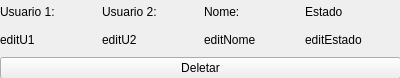
<?xml version="1.0" encoding="UTF-8"?>
<ui version="4.0">
 <class>Transacao</class>
 <widget class="QWidget" name="Transacao">
  <property name="geometry">
   <rect>
    <x>0</x>
    <y>0</y>
    <width>400</width>
    <height>78</height>
   </rect>
  </property>
  <property name="minimumSize">
   <size>
    <width>400</width>
    <height>78</height>
   </size>
  </property>
  <property name="windowTitle">
   <string>Form</string>
  </property>
  <widget class="QWidget" name="">
   <property name="geometry">
    <rect>
     <x>0</x>
     <y>0</y>
     <width>401</width>
     <height>79</height>
    </rect>
   </property>
   <layout class="QVBoxLayout" name="verticalLayout_5">
    <item>
     <layout class="QHBoxLayout" name="horizontalLayout">
      <item>
       <layout class="QVBoxLayout" name="verticalLayout_4">
        <item>
         <widget class="QLabel" name="usuario1">
          <property name="text">
           <string>Usuario 1:</string>
          </property>
         </widget>
        </item>
        <item>
         <widget class="QLabel" name="usuario1_edit">
          <property name="text">
           <string>editU1</string>
          </property>
         </widget>
        </item>
       </layout>
      </item>
      <item>
       <layout class="QVBoxLayout" name="verticalLayout_3">
        <item>
         <widget class="QLabel" name="usuario2">
          <property name="text">
           <string>Usuario 2:</string>
          </property>
         </widget>
        </item>
        <item>
         <widget class="QLabel" name="usuario2_edit">
          <property name="text">
           <string>editU2</string>
          </property>
         </widget>
        </item>
       </layout>
      </item>
      <item>
       <layout class="QVBoxLayout" name="verticalLayout_2">
        <item>
         <widget class="QLabel" name="nome">
          <property name="text">
           <string>Nome:</string>
          </property>
         </widget>
        </item>
        <item>
         <widget class="QLabel" name="nome_edit">
          <property name="text">
           <string>editNome</string>
          </property>
         </widget>
        </item>
       </layout>
      </item>
      <item>
       <layout class="QVBoxLayout" name="verticalLayout">
        <item>
         <widget class="QLabel" name="estado">
          <property name="text">
           <string>Estado</string>
          </property>
         </widget>
        </item>
        <item>
         <widget class="QLabel" name="estado_edit">
          <property name="text">
           <string>editEstado</string>
          </property>
         </widget>
        </item>
       </layout>
      </item>
     </layout>
    </item>
    <item>
     <widget class="QPushButton" name="pushButton">
      <property name="text">
       <string>Deletar</string>
      </property>
     </widget>
    </item>
   </layout>
  </widget>
 </widget>
 <resources/>
 <connections/>
</ui>
